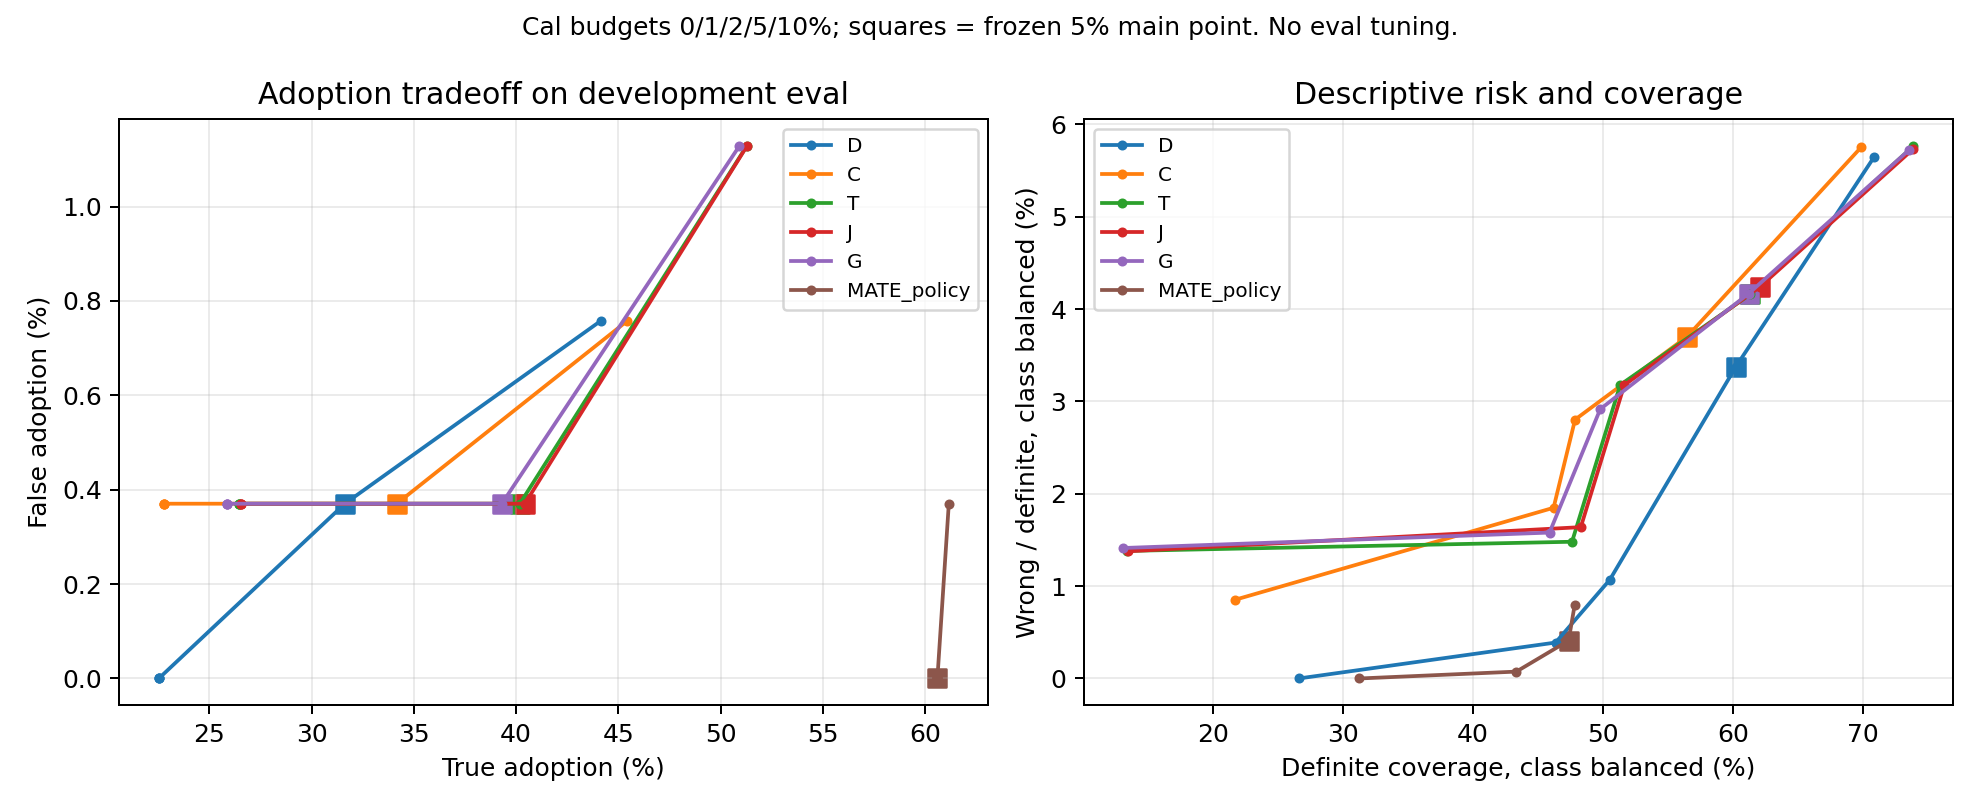

Recreate this plot in Python.
"""Frozen-score descriptive curves; thresholds use cal only, main results untouched."""
import os
for name in ('OPENBLAS_NUM_THREADS', 'OMP_NUM_THREADS'):
    os.environ[name] = '1'
import json
from pathlib import Path
import sys
sys.path.insert(0, '/root/autodl-tmp/ToolV2X/.worktrees/rq1-temporal-2026-11-12')
from scripts.rq1_temporal import data, run
from matplotlib.figure import Figure
from matplotlib.backends.backend_agg import FigureCanvasAgg

out = data.DEFAULT_OUT
dest = Path(__file__).resolve().parent
if (dest / 'operating_curves_posthoc.json').exists():
    raise FileExistsError('descriptive curves already exist')
assert (out / 'report.complete.json').exists()
manifest = json.loads((out / 'manifest.json').read_text())
frozen = json.loads((out / 'report/metrics.json').read_text())
layers = {(j['family'], j['attack_k']) for j in manifest['jobs']
          if j['kind'] == 'attack' and j['split'] == 'cal'}
rows = {s: run.load_report_split(out / 'report/cache/main.sqlite', s) for s in ('cal', 'eval')}
points = []
for alpha in (0., .01, .02, .05, .1):
    policies = {m: run.calibrate(rows['cal'], m, layers, alpha) for m in run.METHODS}
    results = {}
    for split, values in rows.items():
        run.apply_policies(values, policies)
        results[split] = run.six_cells_many(values)
        if alpha == .05:
            reference = frozen['variants']['main']['metrics'][split]['system_query']
            for method in run.METHODS:
                for truth in ('true', 'false'):
                    for decision in run.DECISIONS:
                        assert abs(results[split][method][truth]['weighted'][decision]
                                   - reference[method][truth]['weighted'][decision]) < 1e-10
    points.append(dict(cal_alpha=alpha, policies=policies, metrics=results))
data.atomic_json(dest / 'operating_curves_posthoc.json', dict(
    scope='Posthoc descriptive operating curves from frozen main scores. Cal-only thresholds; no eval selection or change to main alpha=0.05.',
    main_point_reproduced=True, points=points, source=data.source_record(out / 'report/metrics.json'),
    script=data.source_record(Path(__file__))))
fig = Figure(figsize=(11, 4.5)); FigureCanvasAgg(fig)
left, right = fig.subplots(1, 2)
for method in ('D', 'C', 'T', 'J', 'G', 'MATE_policy'):
    adoption, false_adoption, coverage, selective_risk = [], [], [], []
    for point in points:
        r = point['metrics']['eval'][method]
        t, f = r['true']['weighted'], r['false']['weighted']
        cov = (2-t['unknown']-f['unknown'])/2
        adoption.append(100*t['accept']); false_adoption.append(100*f['accept'])
        coverage.append(100*cov)
        selective_risk.append(100*(t['reject']+f['accept'])/(2*cov) if cov else float('nan'))
    left.plot(adoption, false_adoption, 'o-', label=method, markersize=3)
    right.plot(coverage, selective_risk, 'o-', label=method, markersize=3)
    left.scatter(adoption[3], false_adoption[3], marker='s', s=50)
    right.scatter(coverage[3], selective_risk[3], marker='s', s=50)
left.set(xlabel='True adoption (%)', ylabel='False adoption (%)', title='Adoption tradeoff on development eval')
right.set(xlabel='Definite coverage, class balanced (%)', ylabel='Wrong / definite, class balanced (%)', title='Descriptive risk and coverage')
for ax in (left, right):
    ax.grid(alpha=.25); ax.legend(fontsize=8)
fig.suptitle('Cal budgets 0/1/2/5/10%; squares = frozen 5% main point. No eval tuning.', fontsize=10)
fig.tight_layout(); fig.savefig(dest / 'operating_curves_posthoc.png', dpi=180)
print('Descriptive curves complete; 5% main six cells reproduced exactly.')
